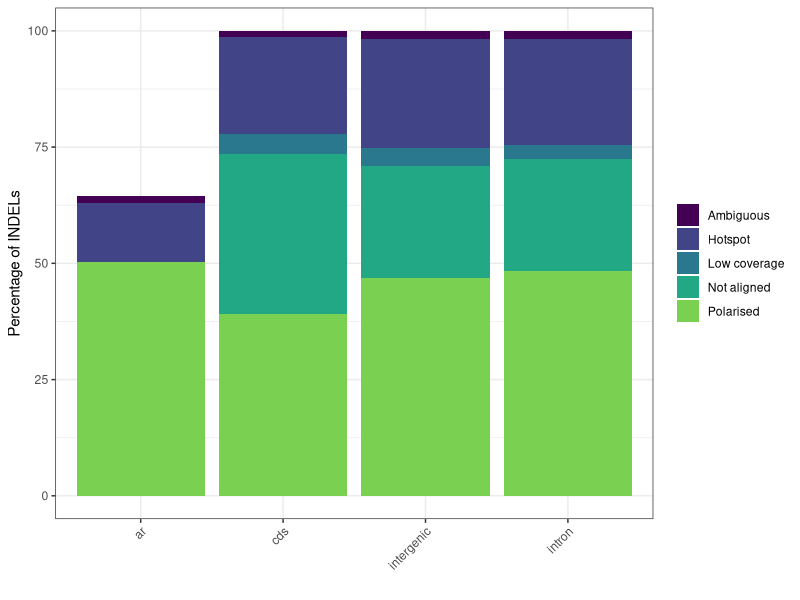

This chart was generated by the following R code:
library(ggplot2)
library(viridis)

non_r = read.csv('polarisation_summary_indels_nonrep.csv')
ar = subset(read.csv('polarisation_summary_indels_ar.csv'), cat!='not_aligned' & cat!='low_coverage')
ar$percent = (ar$count / (19851 * (1.24 + 0.3))) * 100
all_sum = rbind(non_r, ar)

print(all_sum)

# make plot of pol success
png('pol_success_indels.png', width=4, height=3, res=320, units='in')

ggplot(subset(all_sum, cat!='total' & cat!='unpolarised'), aes(x=region, y=percent, fill=cat)) +
    geom_bar(stat='identity') +
    scale_fill_manual(values=viridis(6),
    labels = c('Ambiguous', 'Hotspot', 'Low coverage', 'Not aligned', 'Polarised')) +
    theme_bw() + theme(legend.title=element_blank()) +
    labs(y='Percentage of INDELs', x='') +
    theme(axis.text.x=element_text(angle=45, hjust=1))

dev.off()